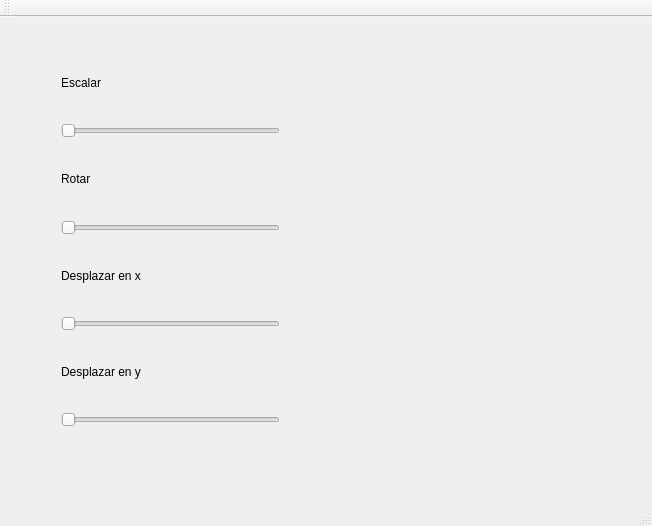
<?xml version="1.0" encoding="UTF-8"?>
<ui version="4.0">
 <class>MainWindow</class>
 <widget class="QMainWindow" name="MainWindow">
  <property name="geometry">
   <rect>
    <x>0</x>
    <y>0</y>
    <width>652</width>
    <height>526</height>
   </rect>
  </property>
  <property name="windowTitle">
   <string>MainWindow</string>
  </property>
  <widget class="QWidget" name="centralWidget">
   <widget class="QLabel" name="label_imagen">
    <property name="geometry">
     <rect>
      <x>340</x>
      <y>30</y>
      <width>281</width>
      <height>391</height>
     </rect>
    </property>
    <property name="styleSheet">
     <string notr="true"/>
    </property>
    <property name="text">
     <string/>
    </property>
    <property name="pixmap">
     <pixmap resource="t4.qrc">:/t4.png</pixmap>
    </property>
    <property name="scaledContents">
     <bool>true</bool>
    </property>
   </widget>
   <widget class="QWidget" name="layoutWidget">
    <property name="geometry">
     <rect>
      <x>50</x>
      <y>20</y>
      <width>241</width>
      <height>401</height>
     </rect>
    </property>
    <layout class="QGridLayout" name="gridLayout">
     <item row="0" column="0">
      <widget class="QLabel" name="label_2">
       <property name="text">
        <string>Escalar</string>
       </property>
      </widget>
     </item>
     <item row="1" column="0">
      <widget class="QSlider" name="horizontalSlider">
       <property name="orientation">
        <enum>Qt::Horizontal</enum>
       </property>
      </widget>
     </item>
     <item row="2" column="0">
      <widget class="QLabel" name="label_3">
       <property name="text">
        <string>Rotar</string>
       </property>
      </widget>
     </item>
     <item row="3" column="0">
      <widget class="QSlider" name="horizontalSlider_2">
       <property name="orientation">
        <enum>Qt::Horizontal</enum>
       </property>
      </widget>
     </item>
     <item row="4" column="0">
      <widget class="QLabel" name="label_4">
       <property name="text">
        <string>Desplazar en x </string>
       </property>
      </widget>
     </item>
     <item row="5" column="0">
      <widget class="QSlider" name="horizontalSlider_3">
       <property name="orientation">
        <enum>Qt::Horizontal</enum>
       </property>
      </widget>
     </item>
     <item row="6" column="0">
      <widget class="QLabel" name="label_5">
       <property name="text">
        <string>Desplazar en y</string>
       </property>
      </widget>
     </item>
     <item row="7" column="0">
      <widget class="QSlider" name="horizontalSlider_4">
       <property name="orientation">
        <enum>Qt::Horizontal</enum>
       </property>
      </widget>
     </item>
    </layout>
   </widget>
  </widget>
  <widget class="QMenuBar" name="menuBar">
   <property name="geometry">
    <rect>
     <x>0</x>
     <y>0</y>
     <width>652</width>
     <height>20</height>
    </rect>
   </property>
  </widget>
  <widget class="QToolBar" name="mainToolBar">
   <attribute name="toolBarArea">
    <enum>TopToolBarArea</enum>
   </attribute>
   <attribute name="toolBarBreak">
    <bool>false</bool>
   </attribute>
  </widget>
  <widget class="QStatusBar" name="statusBar"/>
 </widget>
 <layoutdefault spacing="6" margin="11"/>
 <resources>
  <include location="t4.qrc"/>
 </resources>
 <connections/>
</ui>
